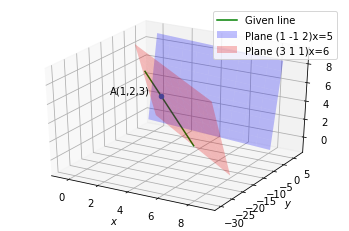

Write the Python code that produced this figure.
# -*- coding: utf-8 -*-
"""ChallengeProblem4.ipynb

Automatically generated by Colaboratory.

Original file is located at
    https://colab.research.google.com/drive/1lbW3T9SwCX_NLLaMBe6wEsNRVuVL-SM5
"""

#Code by K.A. Raja Babu
#June 20, 2021

from mpl_toolkits.mplot3d import Axes3D
import matplotlib.pyplot as plt
import numpy as np


#Generate line points
def line_gen(A,B):
  len =10
  dim = A.shape[0]
  x_AB = np.zeros((dim,len))
  lam_1 = np.linspace(0,1,len)
  for i in range(len):
    temp1 = A + lam_1[i]*(B-A)
    x_AB[:,i]= temp1.T
  return x_AB

#creating x,y for 3D plotting
xx, yy = np.meshgrid(range(10), range(10))


#setting up plot
fig = plt.figure()
ax = fig.add_subplot(111,projection='3d')

#Points
A = np.array([-0.5,4.5,5]).reshape((3,1))
B = np.array([4,-3,-1]).reshape((3,1))

#Generating all lines
x_AB = line_gen(A,B)
#plotting line
plt.plot(x_AB[0,:],x_AB[1,:],x_AB[2,:],color='g',label='Given line')

#defining planes:  n.T * x = c 
n1 = np.array([1,-1,2]).reshape((3,1))
c1 = 5
n2 = np.array([3,1,1]).reshape((3,1))
c2= 6
 
#corresponding z for planes
z1 = (c1-n1[0]*xx-n1[1]*yy)/(n1[2])
z2 = (c2-n2[0]*xx-n2[1]*yy)/(n2[2])
 
#plotting planes
Plane1=ax.plot_surface(xx,z1,yy, color='b',alpha=0.25,label='Plane (1 -1 2)x=5')
Plane2=ax.plot_surface(xx,z2,yy, color='r',alpha=0.25,label='Plane (3 1 1)x=6')
Plane1._facecolors2d=Plane1._facecolors3d
Plane1._edgecolors2d=Plane1._edgecolors3d
Plane2._facecolors2d=Plane2._facecolors3d
Plane2._edgecolors2d=Plane2._edgecolors3d

#Plotting and labelling point A
ax.scatter(1,2,3,'o')
ax.text(-2.7,2.5,2.1, "A(1,2,3)")

plt.xlabel('$x$');plt.ylabel('$y$')
plt.grid()
plt.legend(loc='best')


plt.show()
